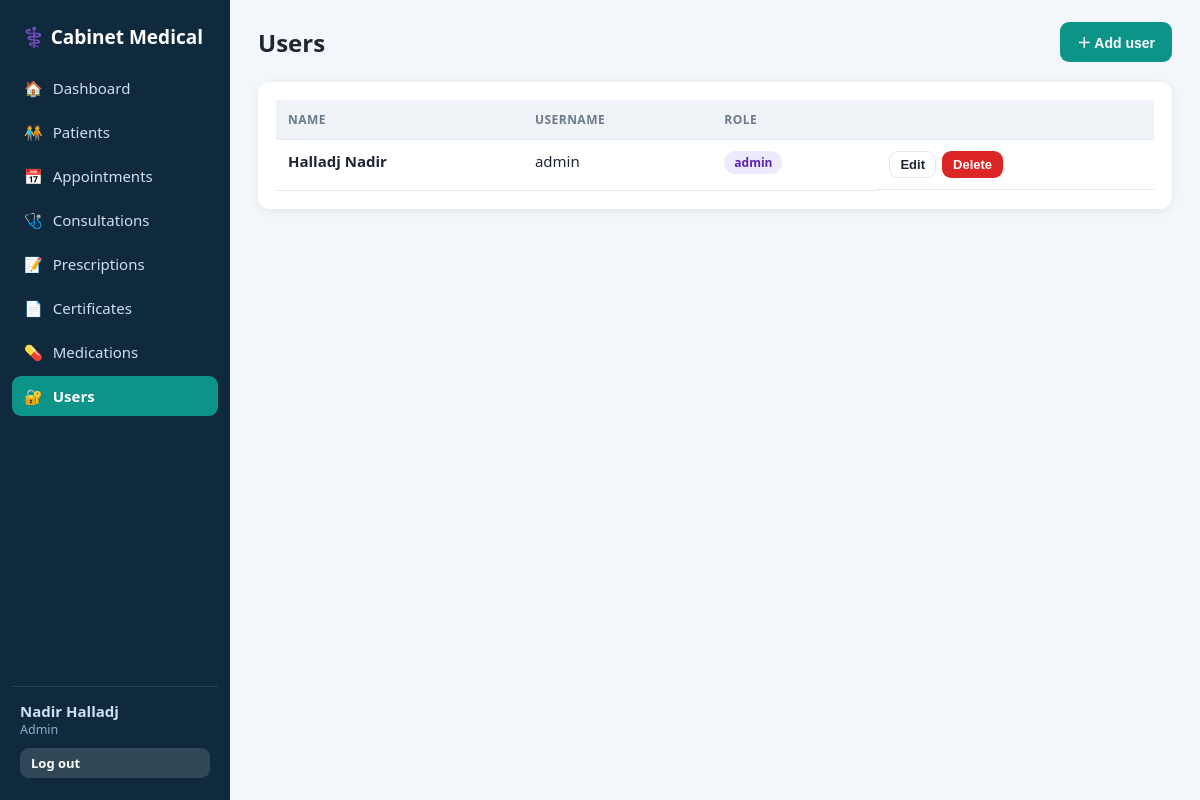
The app's page /users.php (signed in) with its own data.
### tables this page shows
CREATE TABLE IF NOT EXISTS utilisateur(
  id_utilisateur INT PRIMARY KEY AUTO_INCREMENT,
  nom VARCHAR(50) NOT NULL,
  prenom VARCHAR(50) NOT NULL,
  login VARCHAR(50) UNIQUE NOT NULL,
  mot_de_passe VARCHAR(255) NOT NULL,   
  role VARCHAR(15) NOT NULL DEFAULT 'secretary'   
);

### includes/init.php (called while the page is built, shortened)
<?php
function e(mixed $v): string { return htmlspecialchars((string)($v ?? ''), ENT_QUOTES, 'UTF-8'); }
function jattr(array $row): string { return htmlspecialchars(json_encode($row, JSON_UNESCAPED_UNICODE), ENT_QUOTES, 'UTF-8'); }

### users.php (the view, shortened to what this page needs)
<?php
require_once __DIR__ . '/includes/init.php';
$pdo = db();
$list = $pdo->query('SELECT id_utilisateur,nom,prenom,login,role FROM utilisateur ORDER BY nom')->fetchAll();
$pageTitle = 'Users'; $active = 'users';
$topActions = '<button class="btn btn-primary" data-open-modal="uModal" data-title="New user" data-action="add">＋ Add user</button>';
require __DIR__ . '/includes/header.php';
?>
<div class="card"><div class="table-wrap"><table><thead><tr><th>Name</th><th>Username</th><th>Role</th><th></th></tr></thead><tbody>
<?php foreach ($list as $u): ?>
  <tr><td><b><?= e($u['nom'] . ' ' . $u['prenom']) ?></b></td><td><?= e($u['login']) ?></td><td><span class="badge b-<?= e($u['role']) ?>"><?= e($u['role']) ?></span></td>
  <td class="actions"><button class="btn btn-sm btn-outline" data-open-modal="uModal" data-title="Edit user" data-action="update" data-fill="<?= jattr($u) ?>">Edit</button>
  <form method="post" data-confirm="Delete this user?"><button class="btn btn-sm btn-danger">Delete</button></form></td></tr>
<?php endforeach; ?></tbody></table></div></div>
<?php require __DIR__ . '/includes/footer.php'; ?>

### includes/header.php (shortened to what this page needs)
<?php
require_once __DIR__ . '/init.php';
$nav = [
  'index'         => ['Dashboard',     '🏠'],
  'patients'      => ['Patients',      '🧑‍🤝‍🧑'],
  'appointments'  => ['Appointments',  '📅'],
  'consultations' => ['Consultations', '🩺'],
  'prescriptions' => ['Prescriptions', '📝'],
  'certificates'  => ['Certificates',  '📄'],
  'medicaments'   => ['Medications',   '💊'],
];
if ($_SESSION['user']['role'] === 'admin') $nav['users'] = ['Users', '🔐'];
?><!DOCTYPE html>
<html lang="en">
<head>
<link rel="stylesheet" href="assets/css/style.css">
</head>
<body>
<aside class="sidebar" id="sidebar">
  <div class="brand">⚕️ <span>Cabinet Medical</span></div>
  <nav>
    <?php foreach ($nav as $key => [$label, $icon]): ?>
      <a href="<?= $key ?>.php" class="<?= ($active ?? '') === $key ? 'active' : '' ?>"><?= $icon ?> <span><?= $label ?></span></a>
    <?php endforeach; ?>
  </nav>
  <div class="userbox">
    <div><strong><?= e($_SESSION['user']['prenom'] . ' ' . $_SESSION['user']['nom']) ?></strong>
    <small><?= e(ucfirst($_SESSION['user']['role'])) ?></small></div>
    <a class="btn btn-light btn-sm" href="logout.php">Log out</a>
  </div>
</aside>
<main class="content">
  <header class="topbar">
    <h1><?= e($pageTitle ?? '') ?></h1>
    <div class="top-actions"><?= $topActions ?? '' ?></div>
  </header>

### includes/footer.php (shortened to what this page needs)
</main>
</body>
</html>

### assets/css/style.css (style rules this page uses)
:root { --bg:#f3f6fa;--card:#fff;--ink:#1c2733;--muted:#6b7a8c;--line:#e3e9f0;--primary:#0d9488;--primary-d:#0f766e;--danger:#dc2626;--warn:#d97706;--ok:#16a34a;--info:#2563eb;--radius:12px;--shadow:0 2px 10px rgba(20,40,70,.07) }
* { box-sizing:border-box }
body { margin:0;font-family:system-ui,-apple-system,"Segoe UI",Roboto,sans-serif;background:var(--bg);color:var(--ink);font-size:15px }
a { color:var(--primary-d);text-decoration:none }
.sidebar { position:fixed;inset:0 auto 0 0;width:230px;background:#0f2a3d;color:#cfe0ee;display:flex;flex-direction:column;padding:18px 12px;z-index:30;transition:transform .25s }
.brand { font-size:19px;font-weight:700;color:#fff;padding:6px 10px 18px }
.sidebar nav { flex:1;display:flex;flex-direction:column;gap:4px }
.sidebar nav a { color:#cfe0ee;padding:10px 12px;border-radius:9px;display:flex;gap:10px;align-items:center }
.sidebar nav a.active { background:var(--primary);color:#fff;font-weight:600 }
.userbox { border-top:1px solid rgba(255,255,255,.12);padding:14px 8px 4px;display:flex;flex-direction:column;gap:10px }
.userbox small { display:block;color:#8fb0c9 }
.content { margin-left:230px;padding:22px 28px 40px }
.topbar { display:flex;align-items:center;gap:14px;margin-bottom:20px;flex-wrap:wrap }
.topbar h1 { font-size:24px;margin:0;flex:1 }
.top-actions { display:flex;gap:10px;flex-wrap:wrap;align-items:center }
.card { background:var(--card);border-radius:var(--radius);box-shadow:var(--shadow);padding:18px;margin-bottom:20px }
.btn { display:inline-flex;align-items:center;gap:6px;border:1px solid transparent;border-radius:9px;padding:9px 16px;font-size:14px;cursor:pointer;font-weight:600;background:#e8eef4;color:var(--ink);transition:.15s }
.btn-primary { background:var(--primary);color:#fff }
.btn-danger { background:var(--danger);color:#fff }
.btn-light { background:rgba(255,255,255,.14);color:#fff }
.btn-outline { background:#fff;border-color:var(--line) }
.btn-sm { padding:5px 10px;font-size:13px }
.table-wrap { overflow-x:auto }
table { width:100%;border-collapse:collapse }
th { background:#f0f4f8;text-align:left;font-size:12px;text-transform:uppercase;letter-spacing:.04em;color:var(--muted) }
th,td { padding:11px 12px;border-bottom:1px solid var(--line);vertical-align:top }
td.actions { white-space:nowrap;display:flex;gap:6px }
.badge { padding:3px 10px;border-radius:99px;font-size:12px;font-weight:700;display:inline-block }
.b-admin { background:#ede9fe;color:#5b21b6 }

### records on screen
utilisateur: nom+prenom "Halladj Nadir", login "admin", role "admin"

### other values on screen
$icon "🏠"
$label "Dashboard"
$icon "🧑‍🤝‍🧑"
$label "Patients"
$icon "📅"
$label "Appointments"
$icon "🩺"
$label "Consultations"
$icon "📝"
$label "Prescriptions"
$icon "📄"
$label "Certificates"
$icon "💊"
$label "Medications"
$icon "🔐"
